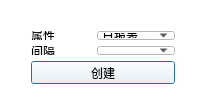
<?xml version="1.0" encoding="UTF-8"?>
<ui version="4.0">
 <class>QCreateTimeColumn</class>
 <widget class="QDialog" name="QCreateTimeColumn">
  <property name="geometry">
   <rect>
    <x>0</x>
    <y>0</y>
    <width>207</width>
    <height>104</height>
   </rect>
  </property>
  <property name="windowTitle">
   <string>时间列</string>
  </property>
  <property name="styleSheet">
   <string notr="true">background-color: rgb(255, 255, 255);</string>
  </property>
  <widget class="QWidget" name="layoutWidget">
   <property name="geometry">
    <rect>
     <x>20</x>
     <y>20</y>
     <width>166</width>
     <height>75</height>
    </rect>
   </property>
   <layout class="QVBoxLayout" name="verticalLayout">
    <item>
     <layout class="QGridLayout" name="gridLayout">
      <item row="0" column="0">
       <widget class="QLabel" name="label">
        <property name="text">
         <string>属性</string>
        </property>
       </widget>
      </item>
      <item row="0" column="1">
       <widget class="QComboBox" name="comboBox">
        <item>
         <property name="text">
          <string>日报表</string>
         </property>
        </item>
        <item>
         <property name="text">
          <string>月报表</string>
         </property>
        </item>
        <item>
         <property name="text">
          <string>年报表</string>
         </property>
        </item>
        <item>
         <property name="text">
          <string>特殊报表</string>
         </property>
        </item>
       </widget>
      </item>
      <item row="1" column="0">
       <widget class="QLabel" name="label_2">
        <property name="text">
         <string>间隔</string>
        </property>
       </widget>
      </item>
      <item row="1" column="1">
       <widget class="QComboBox" name="comboBox_2"/>
      </item>
     </layout>
    </item>
    <item>
     <widget class="QPushButton" name="pushButton">
      <property name="text">
       <string>创建</string>
      </property>
     </widget>
    </item>
   </layout>
  </widget>
 </widget>
 <layoutdefault spacing="6" margin="11"/>
 <resources/>
 <connections>
  <connection>
   <sender>comboBox</sender>
   <signal>currentIndexChanged(int)</signal>
   <receiver>QCreateTimeColumn</receiver>
   <slot>slot_on_reportTypeChanged(int)</slot>
   <hints>
    <hint type="sourcelabel">
     <x>115</x>
     <y>22</y>
    </hint>
    <hint type="destinationlabel">
     <x>86</x>
     <y>51</y>
    </hint>
   </hints>
  </connection>
  <connection>
   <sender>pushButton</sender>
   <signal>clicked(bool)</signal>
   <receiver>QCreateTimeColumn</receiver>
   <slot>slot_on_produce()</slot>
   <hints>
    <hint type="sourcelabel">
     <x>87</x>
     <y>82</y>
    </hint>
    <hint type="destinationlabel">
     <x>86</x>
     <y>51</y>
    </hint>
   </hints>
  </connection>
 </connections>
 <slots>
  <slot>slot_on_reportTypeChanged(int)</slot>
  <slot>slot_on_produce()</slot>
 </slots>
</ui>
